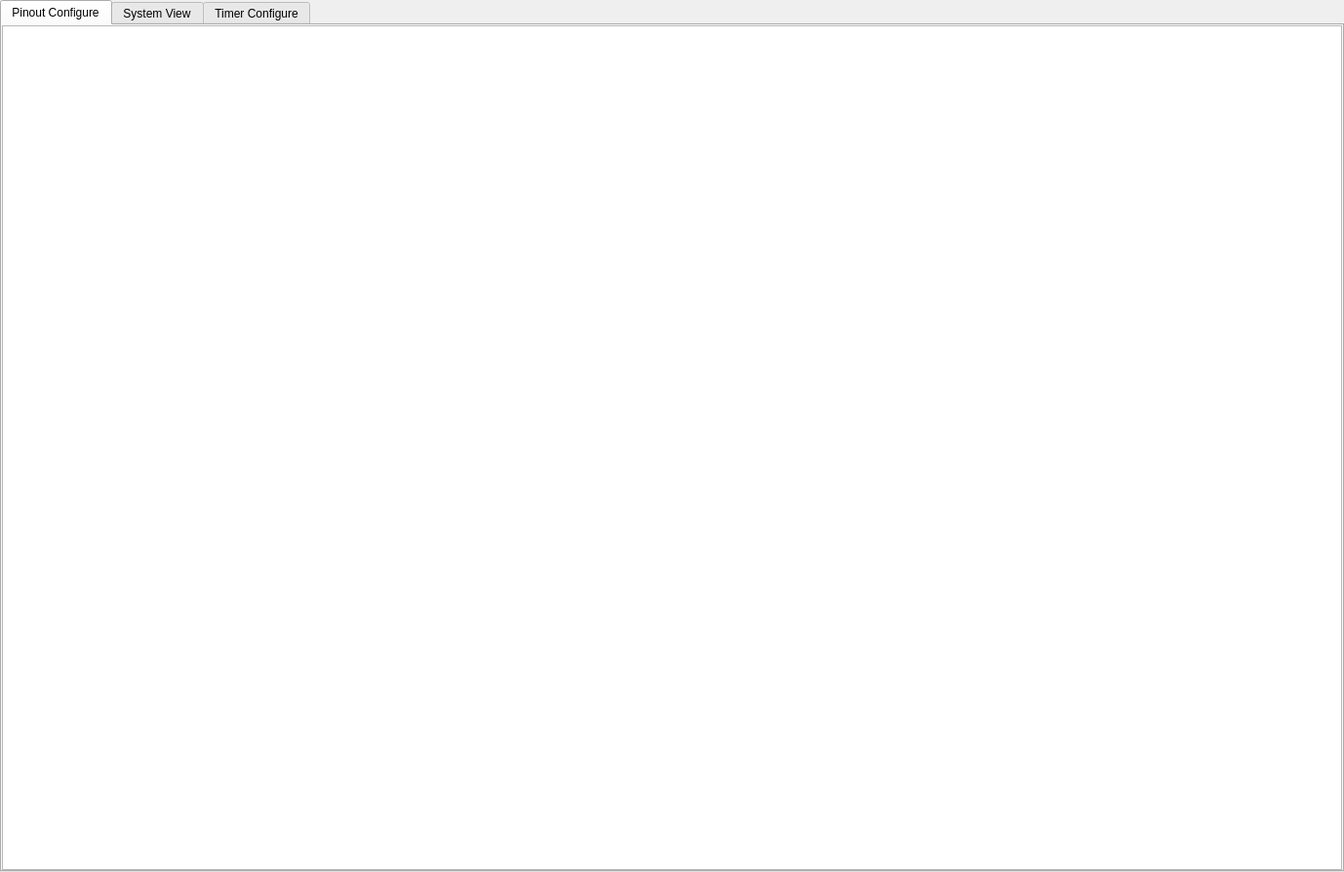
<?xml version="1.0" encoding="UTF-8"?>
<ui version="4.0">
 <class>chip_configure_view</class>
 <widget class="QWidget" name="chip_configure_view">
  <property name="geometry">
   <rect>
    <x>0</x>
    <y>0</y>
    <width>1378</width>
    <height>894</height>
   </rect>
  </property>
  <property name="windowTitle">
   <string notr="true">Form</string>
  </property>
  <layout class="QGridLayout" name="gridLayout">
   <property name="leftMargin">
    <number>0</number>
   </property>
   <property name="topMargin">
    <number>0</number>
   </property>
   <property name="rightMargin">
    <number>0</number>
   </property>
   <property name="bottomMargin">
    <number>0</number>
   </property>
   <property name="spacing">
    <number>0</number>
   </property>
   <item row="0" column="0">
    <widget class="QTabWidget" name="tabwidget_main">
     <property name="sizePolicy">
      <sizepolicy hsizetype="Expanding" vsizetype="Minimum">
       <horstretch>0</horstretch>
       <verstretch>4</verstretch>
      </sizepolicy>
     </property>
     <property name="currentIndex">
      <number>0</number>
     </property>
     <widget class="QWidget" name="tab_timer_configure">
      <attribute name="title">
       <string>Pinout Configure</string>
      </attribute>
      <layout class="QGridLayout" name="gridLayout_8">
       <property name="leftMargin">
        <number>0</number>
       </property>
       <property name="topMargin">
        <number>0</number>
       </property>
       <property name="rightMargin">
        <number>0</number>
       </property>
       <property name="bottomMargin">
        <number>0</number>
       </property>
       <property name="spacing">
        <number>0</number>
       </property>
       <item row="0" column="0">
        <widget class="graphicsview_panzoom" name="graphicsview">
         <property name="sizePolicy">
          <sizepolicy hsizetype="Expanding" vsizetype="Expanding">
           <horstretch>2</horstretch>
           <verstretch>0</verstretch>
          </sizepolicy>
         </property>
        </widget>
       </item>
      </layout>
     </widget>
     <widget class="QWidget" name="tab_system_view">
      <attribute name="title">
       <string>System View</string>
      </attribute>
     </widget>
     <widget class="QWidget" name="tab_pinout_configure">
      <attribute name="title">
       <string>Timer Configure</string>
      </attribute>
     </widget>
    </widget>
   </item>
  </layout>
 </widget>
 <customwidgets>
  <customwidget>
   <class>graphicsview_panzoom</class>
   <extends>QGraphicsView</extends>
   <header>graphicsview_panzoom.h</header>
  </customwidget>
 </customwidgets>
 <resources/>
 <connections/>
</ui>
